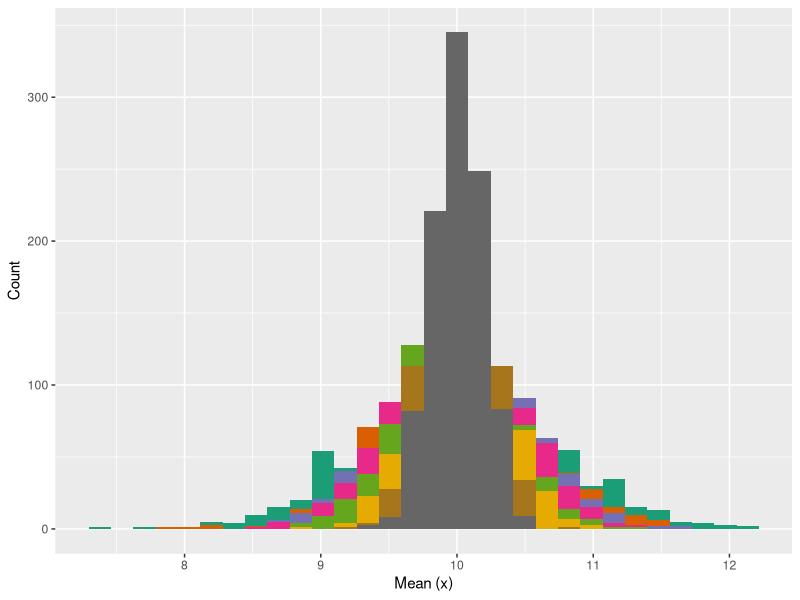
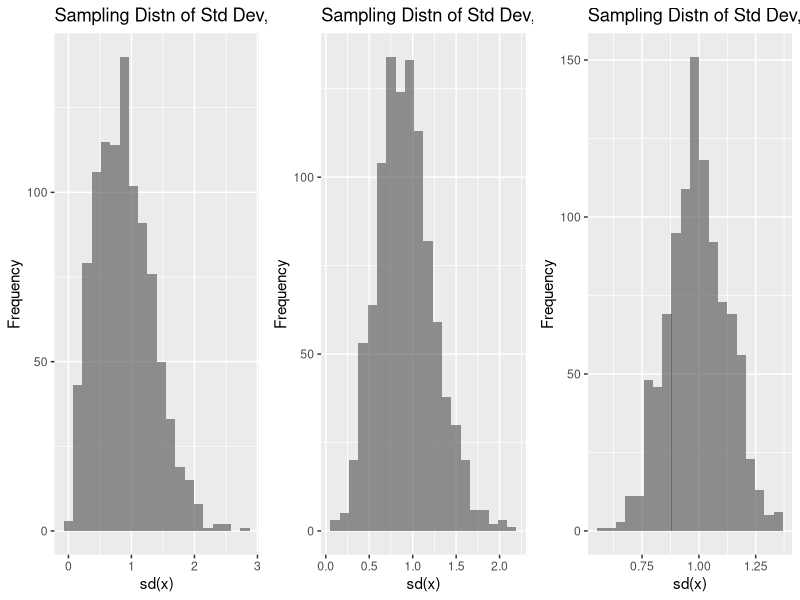
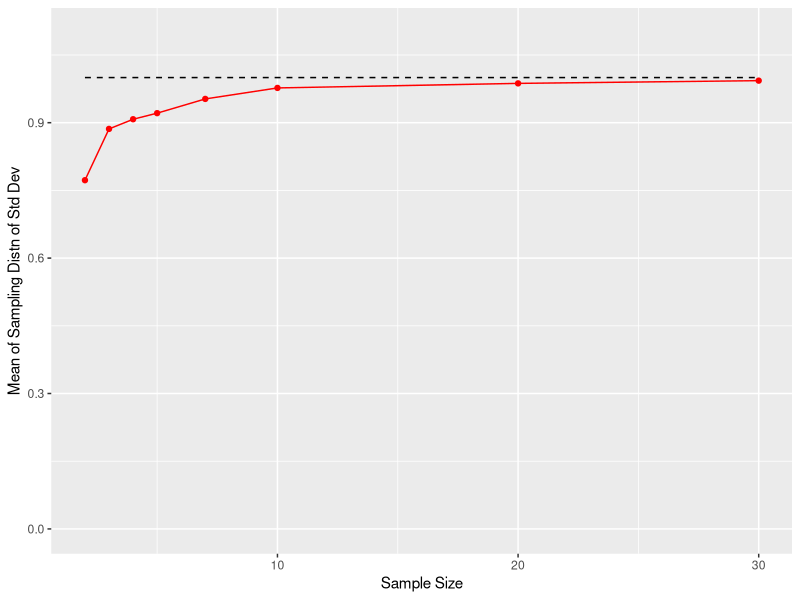

Write R code to recreate these figures, in order. (Note: this script raises an error after producing the figures.)
## ---- chunk 1
knitr::opts_chunk$set(echo = TRUE, prompt = FALSE, eval = TRUE, 
                      comment=NA, warning = FALSE, results="markup",
                      message = FALSE, cache = FALSE)
options(digits = 4)
## ---- chunk 2
set.seed(20161107)

# setup the  popn distribution we're sampling from
mu <- 10
sigma <- 1

# list of sample sizes we'll generate
ssizes <- c(2, 3, 4, 5, 7, 10, 20, 30)

# number of simulations to carry out *for each sample size*
nsims <- 1000

# create a list to hold simulation results
list.sims <- list()

for (i in ssizes) {
  s.means <- rep(NA, nsims)
  s.sds <- rep(NA, nsims)
  s.SEs <- rep(NA, nsims)
  s.zscores <- rep(NA, nsims)
  for (j in 1:nsims) {
    s <- rnorm(i, mean = mu, sd = sigma)
    s.means[j] <- mean(s)
    s.sds[j] <- sd(s)
    SE <- sd(s)/sqrt(i)
    s.SEs[j] <- SE
    s.zscores[j] <- (mean(s) - mu)/SE
  }
  df <- data.frame(means = s.means, sds = s.sds, SEs = s.SEs, zscores = s.zscores)
  list.sims[[toString(i)]] <- df
}
  
## ---- chunk 3
library(ggplot2)
library(RColorBrewer)

clrs <- brewer.pal(8, "Dark2")

ggplot() + 
  geom_histogram(aes(x = list.sims[["2"]]$means), fill = clrs[1]) + 
  geom_histogram(aes(x = list.sims[["3"]]$means), fill = clrs[2]) + 
  geom_histogram(aes(x = list.sims[["4"]]$means), fill = clrs[3]) + 
  geom_histogram(aes(x = list.sims[["5"]]$means), fill = clrs[4]) + 
  geom_histogram(aes(x = list.sims[["7"]]$means), fill = clrs[5]) +  
  geom_histogram(aes(x = list.sims[["10"]]$means), fill = clrs[6]) + 
  geom_histogram(aes(x = list.sims[["20"]]$means), fill = clrs[7]) + 
  geom_histogram(aes(x = list.sims[["30"]]$means), fill = clrs[8]) + 
  labs(x = "Mean (x)", y = "Count")
## ---- chunk 4
sdist.means <- c()
for(i in ssizes){
  sdist.means <- c(sdist.means,  mean(list.sims[[toString(i)]]$means))
}
sdist.means
## ---- chunk 5
library(cowplot)

p3 <- ggplot() + 
  geom_histogram(aes(x = list.sims[["3"]]$sds), bins=20, alpha=0.65) +
  labs(x = "sd(x)", y = "Frequency", title = "Sampling Distn of Std Dev, n = 3")
  
p5 <- ggplot() + 
  geom_histogram(aes(x = list.sims[["5"]]$sds), bins=20, alpha=0.65) +
  labs(x = "sd(x)", y = "Frequency", title = "Sampling Distn of Std Dev, n = 5")
  
p30 <- ggplot() + 
  geom_histogram(aes(x = list.sims[["30"]]$sds), bins=20, alpha=0.65) + 
  labs(x = "sd(x)", y = "Frequency", title = "Sampling Distn of Std Dev, n = 30")

plot_grid(p3, p5, p30, nrow=1)
## ---- chunk 6
expected.stds <- rep(1, length(ssizes))  # all expected standard deviations are 1

mean.stds <- c()
for(i in ssizes) {
  mean.stds <- c(mean.stds, mean(list.sims[[toString(i)]]$sds))  
}

ggplot() +
  geom_line(aes(x = ssizes, y = expected.stds), color = 'black', linetype='dashed') +
  geom_point(aes(x = ssizes, y = mean.stds), color = 'red') +
  geom_line(aes(x = ssizes, y = mean.stds), color = 'red') +
  labs(x = "Sample Size", y = "Mean of Sampling Distn of Std Dev") + 
  ylim(0, 1.1)

## ---- chunk 7

# setup breaks for histograms
breaks <- seq(-10,10,length.out = 50)

p2 <- ggplot() +
  geom_histogram(aes(x = c(list.sims[["2"]]$zscores), y = ..density..), alpha=0.5, breaks=breaks) +
  stat_function(aes(x = breaks), fun = dnorm, xlim = c(-10,10), n = 200, 
                geom = "line", color = "red") + 
  labs(x = "Z-scores", y = "Density", title = "Z-scores, n = 2")

p3 <- ggplot() +
  geom_histogram(aes(x = c(list.sims[["3"]]$zscores), y = ..density..), alpha=0.5, breaks=breaks) +
  stat_function(aes(x = breaks), fun = dnorm, xlim = c(-10,10), n = 200, 
                geom = "line", color = "red") + 
  labs(x = "Z-scores", y = "Density", title = "Z-scores, n = 3")

p4 <- ggplot() +
  geom_histogram(aes(x = c(list.sims[["4"]]$zscores), y = ..density..), alpha=0.5, breaks=breaks) +
  stat_function(aes(x = breaks), fun = dnorm, xlim = c(-10,10), n = 200, 
                geom = "line", color = "red") + 
  labs(x = "Z-scores", y = "Density", title = "Z-scores, n = 4")

p5 <- ggplot() +
  geom_histogram(aes(x = c(list.sims[["5"]]$zscores), y = ..density..), alpha=0.5, breaks=breaks) +
  stat_function(aes(x = breaks), fun = dnorm, xlim = c(-10,10), n = 200, 
                geom = "line", color = "red") + 
  labs(x = "Z-scores", y = "Density", title = "Z-scores, n = 5")

p7 <- ggplot() +
  geom_histogram(aes(x = c(list.sims[["7"]]$zscores), y = ..density..), alpha=0.5, breaks=breaks) +
  stat_function(aes(x = breaks), fun = dnorm, xlim = c(-10,10), n = 200, 
                geom = "line", color = "red") + 
  labs(x = "Z-scores", y = "Density", title = "Z-scores, n = 7")

p10 <- ggplot() +
  geom_histogram(aes(x = c(list.sims[["10"]]$zscores), y = ..density..), alpha=0.5, breaks=breaks) +
  stat_function(aes(x = breaks), fun = dnorm, xlim = c(-10,10), n = 200, 
                geom = "line", color = "red") + 
  labs(x = "Z-scores", y = "Density", title = "Z-scores, n = 10")

p20 <- ggplot() +
  geom_histogram(aes(x = c(list.sims[["20"]]$zscores), y = ..density..), alpha=0.5, breaks=breaks) +
  stat_function(aes(x = breaks), fun = dnorm, xlim = c(-10,10), n = 200, 
                geom = "line", color = "red") + 
  labs(x = "Z-scores", y = "Density", title = "Z-scores, n = 20")

p30 <- ggplot() +
  geom_histogram(aes(x = c(list.sims[["30"]]$zscores), y = ..density..), alpha=0.5, breaks=breaks) +
  stat_function(aes(x = breaks), fun = dnorm, xlim = c(-10,10), n = 200, 
                geom = "line", color = "red") + 
  labs(x = "Z-scores", y = "Density", title = "Z-scores, n = 30")

plot_grid(p2, p3, p4, p5, p7, p10, p20, p30, ncol = 2)


## ---- chunk 8
p2.t <- p2 + stat_function(aes(x = breaks), fun = dt, args = list(df = 1),
                           xlim = c(-10,10), n = 200,
                           geom = "line", size = 1, color = "blue") 

p3.t <- p3 + stat_function(aes(x = breaks), fun = dt, args = list(df = 2),
                           xlim = c(-10,10), n = 200,
                           geom = "line", size = 1, color = "blue") 

p10.t <- p10 + stat_function(aes(x = breaks), fun = dt, args = list(df = 9),
                           xlim = c(-10,10), n = 200,
                           geom = "line", size = 1, color = "blue") 

plot_grid(p2.t, p3.t, p10.t, nrow = 1)
## ---- chunk 9
ggplot(data.frame(x = breaks), aes(x = x)) + 
  stat_function(fun = dt, args = list(df = 2), xlim = c(-6,6), n = 200, 
                geom = "line", size = 1, color = "blue") + 
  stat_function(fun = dt, args = list(df = 4), xlim = c(-6,6), n = 200, 
                geom = "line", size = 1, color = "purple") + 
  stat_function(fun = dt, args = list(df = 30), xlim = c(-6,6), n = 200, 
                geom = "line", size = 1, color = "pink") +   
  stat_function(fun = dnorm, xlim = c(-6,6), n = 200, 
                geom = "line", size = 0.75, color = "red", alpha=0.75, linetype="dashed") +
  labs(x = "Z-scores", y = "Density")
## ---- chunk 10

breaks <- seq(-6,6,length.out = 200)
norm.density <- dnorm(breaks)
t.density.df5 <- dt(breaks, df = 5)

plot.norm <- ggplot() + 
  geom_line(aes(x = breaks, y = norm.density)) + 
  labs(x = "X", y = "density", title = "Normal distribution")

plot.t <- ggplot() + 
  geom_line(aes(x = breaks, y = t.density.df5)) + 
  labs(x = "X", y = "density", title = "t-distribution, df = 5")

plot_grid(plot.norm, plot.t, nrow = 1)
